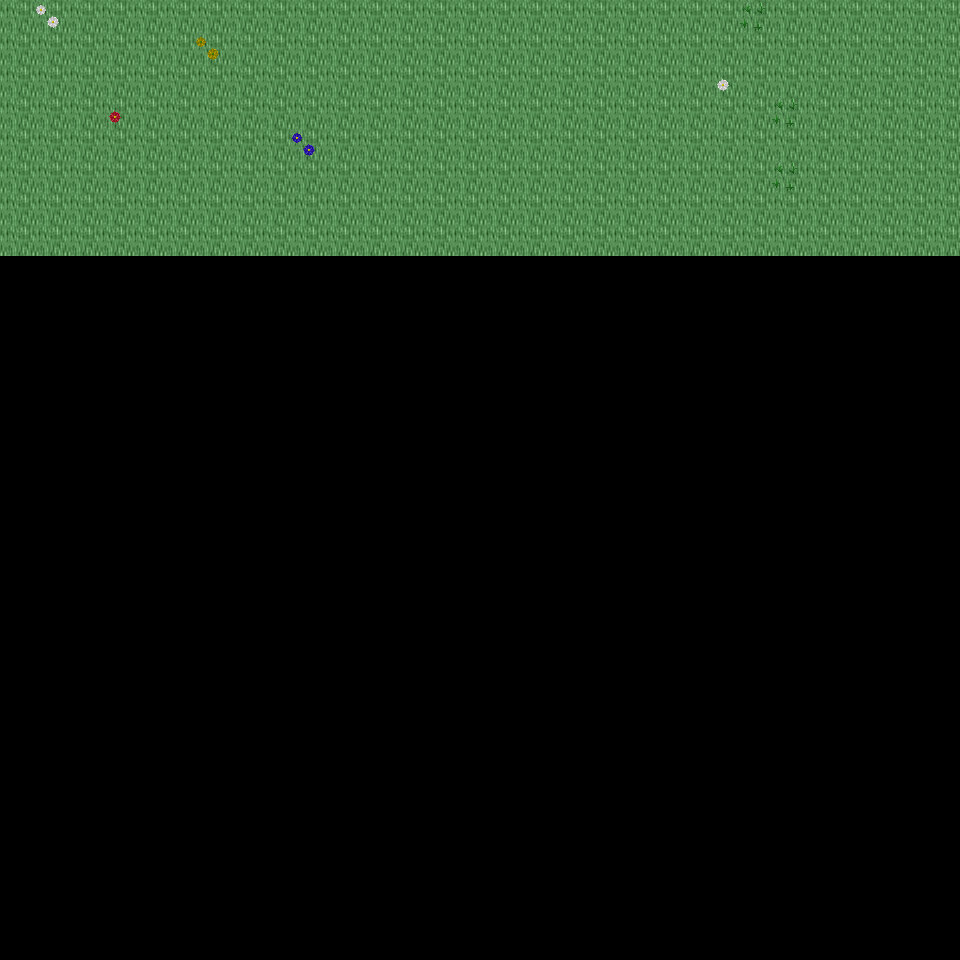

Rendered tile map (Tiled .tmx) drawn with the repository's tilesets; below, a short description and the map source with its tile grids summarised:
An orthogonal 30x30 tile map with 32x32 px tiles, 6 tile layers (Ground, Object, Object2, Above, ...), 14 tilesets and 3 objects (3x mapExit).

<map version="1.0" orientation="orthogonal" renderorder="right-down" width="30" height="30" tilewidth="32" tileheight="32" nextobjectid="4">
  <tileset firstgid="1" name="tileset_ground_ground" tilewidth="32" tileheight="32" tilecount="33" columns="3">
    <image source="../drawable/tileset_ground_ground.png" width="96" height="352" />
  </tileset>
  <tileset firstgid="34" name="tileset_plant_flower_daisy_white" tilewidth="32" tileheight="32" tilecount="8" columns="2">
    <image source="../drawable/tileset_plant_flower_daisy_white.png" width="64" height="128" />
  </tileset>
  <tileset firstgid="42" name="tileset_plant_flower_daisy_yellow" tilewidth="32" tileheight="32" tilecount="8" columns="2">
    <image source="../drawable/tileset_plant_flower_daisy_yellow.png" width="64" height="128" />
  </tileset>
  <tileset firstgid="50" name="tileset_plant_flower_daisy_blue" tilewidth="32" tileheight="32" tilecount="8" columns="2">
    <image source="../drawable/tileset_plant_flower_daisy_blue.png" width="64" height="128" />
  </tileset>
  <tileset firstgid="58" name="tileset_plant_grasses" tilewidth="32" tileheight="32" tilecount="6" columns="3">
    <image source="../drawable/tileset_plant_grasses.png" width="96" height="64" />
  </tileset>
  <tileset firstgid="64" name="tileset_plant_flower_daisy_red" tilewidth="32" tileheight="32" tilecount="8" columns="2">
    <image source="../drawable/tileset_plant_flower_daisy_red.png" width="64" height="128" />
  </tileset>
  <tileset firstgid="72" name="tileset_plant_tree_tree_darkgreen" tilewidth="32" tileheight="32" tilecount="88" columns="8">
    <image source="../drawable/tileset_plant_tree_tree_darkgreen.png" width="256" height="352" />
  </tileset>
  <tileset firstgid="160" name="tileset_logic_creature_elf" tilewidth="32" tileheight="32" tilecount="16" columns="8">
    <image source="../drawable/tileset_logic_creature_elf.png" width="256" height="64" />
  </tileset>
  <tileset firstgid="176" name="tileset_logic_creature_animal" tilewidth="32" tileheight="32" tilecount="32" columns="8">
    <image source="../drawable/tileset_logic_creature_animal.png" width="256" height="128" />
  </tileset>
  <tileset firstgid="208" name="tileset_logic_collision" tilewidth="32" tileheight="32" tilecount="1" columns="1">
    <image source="../drawable/tileset_logic_collision.png" width="32" height="32" />
  </tileset>
  <tileset firstgid="209" name="tileset_logic_creature_ent" tilewidth="32" tileheight="32" tilecount="4" columns="4">
    <image source="../drawable/tileset_logic_creature_ent.png" width="128" height="32" />
  </tileset>
  <tileset firstgid="213" name="tileset_logic_creature_human_evil" tilewidth="32" tileheight="32" tilecount="16" columns="8">
    <image source="../drawable/tileset_logic_creature_human_evil.png" width="256" height="64" />
  </tileset>
  <tileset firstgid="229" name="tileset_ground_green_paving" tilewidth="32" tileheight="32" tilecount="18" columns="3">
    <image source="../drawable/tileset_ground_green_paving.png" width="96" height="192" />
  </tileset>
  <tileset firstgid="247" name="tileset_logic_protection" tilewidth="32" tileheight="32" tilecount="2" columns="2">
    <image source="../drawable/tileset_logic_protection.png" width="64" height="32" />
  </tileset>
  <layer name="Ground" width="30" height="30">
    <data>[900 cells, 240 non-empty, 1 distinct tile ids]</data>
  </layer>
  <layer name="Object" width="30" height="30">
    <data>[900 cells, 8 non-empty, 6 distinct tile ids]</data>
  </layer>
  <layer name="Object2" width="30" height="30">
    <data>[900 cells, 0 non-empty, 0 distinct tile ids]</data>
  </layer>
  <layer name="Above" width="30" height="30">
    <data>[900 cells, 0 non-empty, 0 distinct tile ids]</data>
  </layer>
  <layer name="Above2" width="30" height="30">
    <data>[900 cells, 0 non-empty, 0 distinct tile ids]</data>
  </layer>
  <layer name="Walkable" width="30" height="30">
    <data>[900 cells, 0 non-empty, 0 distinct tile ids]</data>
  </layer>
  <objectgroup name="MapEvents">
    <object id="1" name="north" type="mapExit" x="0" y="0" width="960" height="32">
      <properties>
        <property name="map" value="level_0_x190_y79" />
        <property name="x" value="0" />
        <property name="y" value="28" />
      </properties>
    </object>
    <object id="2" name="west" type="mapExit" x="0" y="0" width="32" height="960">
      <properties>
        <property name="map" value="level_0_x189_y80" />
        <property name="x" value="28" />
        <property name="y" value="0" />
      </properties>
    </object>
    <object id="3" name="east" type="mapExit" x="928" y="0" width="32" height="960">
      <properties>
        <property name="map" value="level_0_x191_y80" />
        <property name="x" value="1" />
        <property name="y" value="0" />
      </properties>
    </object>
  </objectgroup>
</map>
